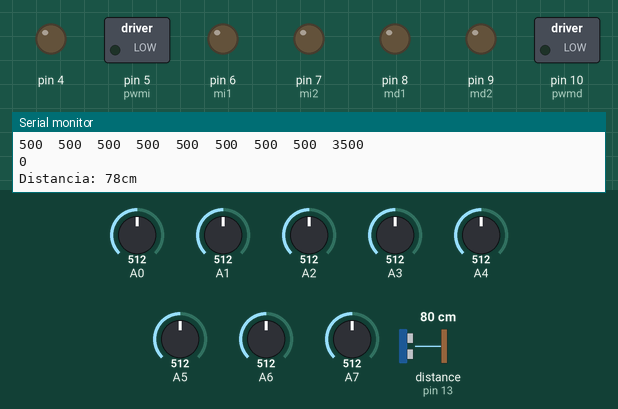
Recording of a sketch running on a simulated Arduino Uno, built with avr-gcc and run on an emulated ATmega328P. On the bench: switched loads named in the sketch (green lamp = pin HIGH), output pins drawn as LEDs (lit = HIGH), the last lines printed to the serial monitor. Wiring (inferred from the names in the program): ultrasonic range finder: trigger pin 12; echo pin 13. Dashed ring = blinking. The inputs (shaded band) are chosen by the test bench; at power-on: A0 = 512, A7 = 512, distance to the obstacle (sensor on pin 13) 80 cm, A2 = 512, A1 = 512, A3 = 512, A4 = 512, A5 = 512, A6 = 512. The echo pulse lasts 58.3 µs per cm; pins used as bus, display or sensor lines are not drawn.

Above: at 12.7 s.
12.8 s: A0 set to 701
14.3 s: A0 set to 729
At 14.7 s:
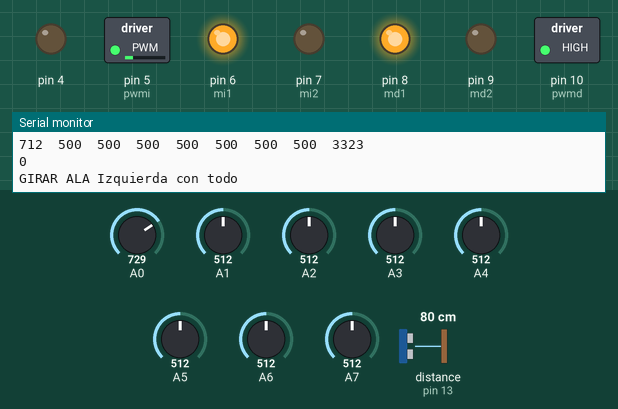
15.9 s: A7 set to 802
18.9 s: A7 set to 838
At 20.2 s:
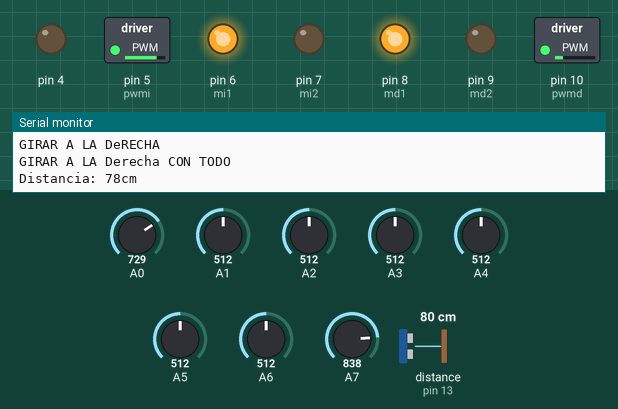
21.9 s: distance to the obstacle (sensor on pin 13) set to 2 cm
24.9 s: A2 set to 807
27.9 s: A2 set to 827
Timing chart, 0 to 31.9 s (numbered marks = the images above; inputs shaded):
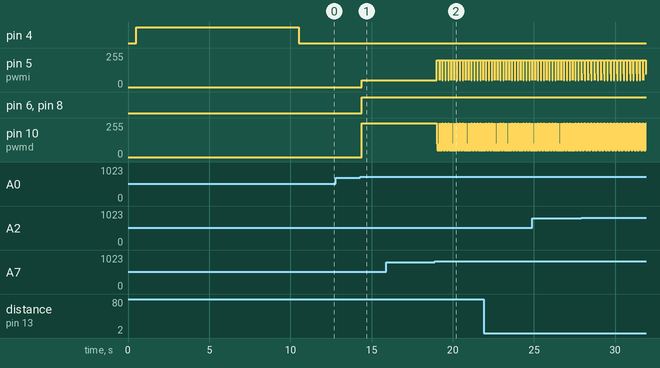

Measured:
- the behaviour switches between 717 and 718 on A0 (found by bisection; images 0 and 1)
- the behaviour switches between 819 and 820 on A7 (found by bisection; images 1 and 2)
- after the input at 14.3 s, pin 5 (pwmi): 0/255 → 50/255 after 0.10 s; pin 6 (mi1), pin 8 (md1): LOW → HIGH after 0.10 s; pin 10 (pwmd): 0/255 → 255/255 after 0.10 s
- after the input at 18.9 s, pin 5 (pwmi): alternates 200/255 for 0.16 s and 50/255 for 0.02 s, starting after 0.13 s; pin 10 (pwmd): 255/255 → 100/255 after 0.13 s, then repeats every 0.18 s: 50/255 0.13 s, 255/255 0.02 s, 100/255 0.03 s

The sketch:

seguidorDeLinea-Shalvi.ino
```cpp
#include <QTRSensors.h>

#define NUM_SENSORS             8  // number of sensors used
#define NUM_SAMPLES_PER_SENSOR  4  // average 4 analog samples per sensor reading
#define EMITTER_PIN             11  // emitter is controlled by digital pin 2

#define mi1        6
#define mi2        7
#define pwmi       5

#define md1        8
#define md2        9
#define pwmd       10

//variables push
int PUSH = 3;
int pushValue = 0;


// sensors 0 through 5 are connected to analog inputs 0 through 5, respectively
QTRSensorsAnalog qtra((unsigned char[]) {0, 1, 2, 3, 4, 5, 6, 7},
  NUM_SENSORS, NUM_SAMPLES_PER_SENSOR, EMITTER_PIN);
unsigned int sensorValues[NUM_SENSORS];

//Sensor Ultrasonico
const int Trigger = 12;
const int Echo = 13;

void setup()
{
  delay(500);
  pinMode(4, OUTPUT);
  digitalWrite(4, HIGH);    // turn on Arduino's LED to indicate we are in calibration mode

  pinMode(Trigger, OUTPUT); //pin como salida
  pinMode(Echo, INPUT);  //pin como entrada
  digitalWrite(Trigger, LOW);//Inicializamos el pin con 0

  for (int i = 0; i < 400; i++)  // make the calibration take about 10 seconds
  {
    qtra.calibrate();       // reads all sensors 10 times at 2.5 ms per six sensors (i.e. ~25 ms per call)
  }
  digitalWrite(4, LOW);     // turn off Arduino's LED to indicate we are through with calibration

  // print the calibration minimum values measured when emitters were on
  Serial.begin(9600);
  for (int i = 0; i < NUM_SENSORS; i++)
  {
    Serial.print(qtra.calibratedMinimumOn[i]);
    Serial.print(' ');
  }
  Serial.println();

  // print the calibration maximum values measured when emitters were on
  for (int i = 0; i < NUM_SENSORS; i++)
  {
    Serial.print(qtra.calibratedMaximumOn[i]);
    Serial.print(' ');

    //int val = qtra.calibratedMaximumOn[2];
    //Serial.println("Valor del censor");
    //Serial.println(val);

  }
  Serial.println();
  Serial.println();
  delay(1000);

  //code motor

  pinMode(mi1,OUTPUT);
  pinMode(mi2,OUTPUT);
  pinMode(md1,OUTPUT);
  pinMode(md2,OUTPUT);

  pinMode(PUSH, INPUT);
}

void loop()
{
  long t; //timepo que demora en llegar el eco
  long d; //distancia en centimetros

  digitalWrite(Trigger, HIGH);
  delayMicroseconds(10);          //Enviamos un pulso de 10us
  digitalWrite(Trigger, LOW);

  t = pulseIn(Echo, HIGH); //obtenemos el ancho del pulso
  d = t/59;             //escalamos el tiempo a una distancia en cm

  Serial.print("Distancia: ");
  Serial.print(d);      //Enviamos serialmente el valor de la distancia
  Serial.print("cm");
  Serial.println();
  delay(100);          //Hacemos una pausa de 100ms


   unsigned int position = qtra.readLine(sensorValues);

  // print the sensor values as numbers from 0 to 1000, where 0 means maximum reflectance and
  // 1000 means minimum reflectance, followed by the line position
  for (unsigned char i = 0; i < NUM_SENSORS; i++)
  {
    Serial.print(sensorValues[i]);
    Serial.print('\t');

  }
   //Serial.println(); // uncomment this line if you are using raw values
    Serial.println(position); // comment this line out if you are using raw values

     //Serial.println("Valor del sensor 2");

    int s1 = (sensorValues[0]);
    int s2 = (sensorValues[1]);
    int s3 = (sensorValues[2]);
    int s4 = (sensorValues[3]);
    int s5 = (sensorValues[4]);
    int s6 = (sensorValues[5]);
    int s7 = (sensorValues[6]);
    int s8 = (sensorValues[7]);
    Serial.println(pushValue);

    if(s1 > 800 || s2 > 800 || s3 > 800)
    {
      Serial.println("GIRAR ALA Izquierda");
      digitalWrite(mi1,HIGH);
      digitalWrite(mi2,LOW);
      analogWrite(pwmi, 100);

      digitalWrite(md1,HIGH);
      digitalWrite(md2,LOW);
      analogWrite(pwmd,255);
    }
    if(s1 > 700)
    {
      Serial.println("GIRAR ALA Izquierda con todo");
      digitalWrite(mi1,HIGH);
      digitalWrite(mi2,LOW);
      analogWrite(pwmi, 50);

      digitalWrite(md1,HIGH);
      digitalWrite(md2,LOW);
      analogWrite(pwmd,255);
    }


    if(s8 > 800 || s7> 800 || s6 > 800)
    {
      Serial.println("GIRAR A LA DeRECHA");
      digitalWrite(4, LOW);

      digitalWrite(mi1,HIGH);
      digitalWrite(mi2,LOW);
      analogWrite(pwmi, 200);

      digitalWrite(md1,HIGH);
      digitalWrite(md2,LOW);
      analogWrite(pwmd,100);
    }
    if(s8 > 800)
    {
      Serial.println("GIRAR A LA Derecha CON TODO");
      digitalWrite(4, LOW);

      digitalWrite(mi1,HIGH);
      digitalWrite(mi2,LOW);
      analogWrite(pwmi, 200);

      digitalWrite(md1,HIGH);
      digitalWrite(md2,LOW);
      analogWrite(pwmd,50);
    }

    if(s4 > 800 && s5 > 800)
    {
      Serial.println("Avanzar");
      digitalWrite(4, LOW);

      digitalWrite(mi1,HIGH);
      digitalWrite(mi2,LOW);
      analogWrite(pwmi, 255);

      digitalWrite(md1,HIGH);
      digitalWrite(md2,LOW);
      analogWrite(pwmd, 255);
    }

     /*if(position < 2000)
    {
      Serial.println("Stop");
      analogWrite(pwmi, 0);
      analogWrite(pwmd,0);
    }*/

}
```
